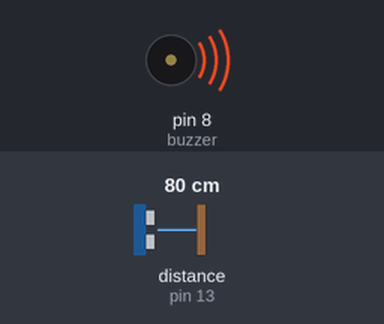
A sketch run on a simulated Arduino Uno, built with avr-gcc and run on an emulated ATmega328P. Parts: buzzer (waves = sounding). Wiring (inferred from the names in the program): ultrasonic range finder: trigger pin 12; echo pin 13. Inputs (shaded band) come from the test bench; at power-on: distance to the obstacle (sensor on pin 13) 80 cm. The echo pulse lasts 58.3 µs per cm; what the sketch prints to the serial monitor is not drawn.

Above: at 1.2 s.
1.3 s: distance to the obstacle (sensor on pin 13) set to 2 cm
Timing chart, 0 to 4.3 s (numbered marks = the images above; inputs shaded):
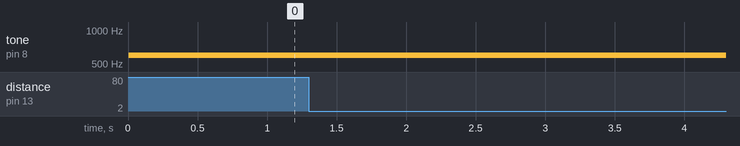

The sketch:

Arduino_social_distancing_Working.ino
```cpp
const int trigPin = 12;
const int echoPin = 13;
const int buzzer = 8;
long duration;
int distanceCm, distanceInch;
void setup()
{
Serial.begin(9600);
pinMode(trigPin, OUTPUT);
pinMode(echoPin, INPUT);
pinMode(buzzer,OUTPUT);
}
void loop() {
digitalWrite(trigPin, LOW);
delayMicroseconds(2);
digitalWrite(trigPin, HIGH);
delayMicroseconds(10);
digitalWrite(trigPin, LOW);
duration = pulseIn(echoPin, HIGH);
distanceCm= duration*0.034/2;
distanceInch = duration*0.0133/2;
Serial.println("Distance: ");
Serial.println(distanceCm);
// Change the Distance according to requirement in cm
if(distanceCm < 100)
{
   Serial.print("distance= ");
   Serial.print(distanceCm);
   // change the buzzer frequency and duration
   tone(buzzer,600,500);
}
else
{
  digitalWrite(buzzer,LOW);
}
}
```

Measured:
- after the input at 1.3 s, every drawn part: stays the same
